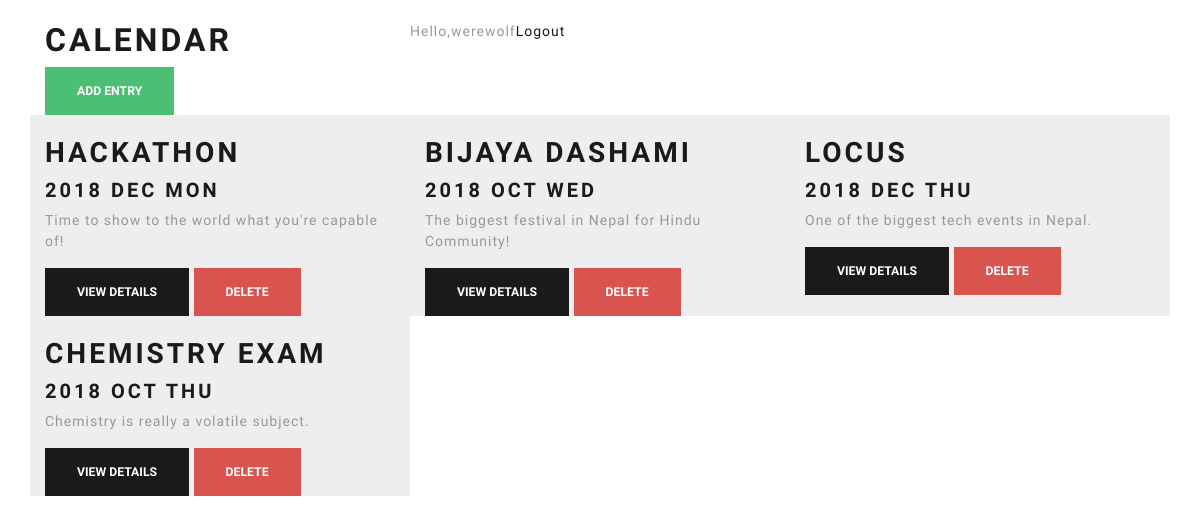
Page /calendar (signed in) on the committed database.
### myapp/models.py (models this page shows, shortened)
class Entry(models.Model):
    name=models.CharField(max_length=100)
    author=models.ForeignKey(User,on_delete=models.CASCADE)
    date=models.DateTimeField()
    description=models.TextField()
    created=models.DateTimeField(auto_now_add=True)

### myapp/views.py (the view)
# urls.py: path('calendar',views.calendar,name="calendar")
@login_required
def calendar(request):
    entries=Entry.objects.filter(author=request.user)
    return render(request,'myapp/calendar.html',{'entries':entries})

### myapp/templates/myapp/calendar.html
{%extends 'myapp/base.html' %}
{% block content %}
<div class="container">
  <br />
  <div class="row">
    <div class="col-lg-4">
      <h1>Calendar</h1>
    </div>
    {% if request.user.is_authenticated %}
      <span>Hello,{{request.user.username}}</span>
      <a href="/">Logout</a>
    {% endif %}
    <div class="col-lg-8">
      <button onclick="window.location='{%url 'add' %}'" type="button" class="btn btn-success">Add Entry</button>
    </div>
  </div>
  <div class="row">
    {% for entry in entries %}
    {% include 'myapp/_calendar_entry.html' %}
    {% endfor %}
  </div>
</div>
{% endblock %}

### myapp/templates/myapp/_calendar_entry.html
<div class="calendar_entry col-lg-4">
  <br />
  <h2>{{ entry.name }}</h2>
  <h4>{{ entry.date |date:"Y M D"}}</h4>
  <p>
    {{entry.description | truncatechars:50 }}
  </p>
  <button onclick="window.location='{% url 'details' pk=entry.id %}'" class="btn btn-primary">View Details </button>
  <button onclick="deleteCalendarEntry(this)" class="btn btn-danger" data-id="{{entry.id}}">Delete</button>
</div>

### myapp/static/myapp/css/style.css (style rules this page uses)
.calendar_entry { background-color: #eee; }
body,html { width:100%; display:grid; }

### rows in the picture
Entry: name "HACKATHON", date "2018 DEC MON", description "Time to show to the world what you're capable of!"
Entry: name "BIJAYA DASHAMI", date "2018 OCT WED", description "The biggest festival in Nepal for Hindu Community!"
Entry: name "LOCUS", date "2018 DEC THU", description "One of the biggest tech events in Nepal."
Entry: name "CHEMISTRY EXAM", date "2018 OCT THU", description "Chemistry is really a volatile subject."

### other values in the picture
{{ request.user.username }} "werewolf"
